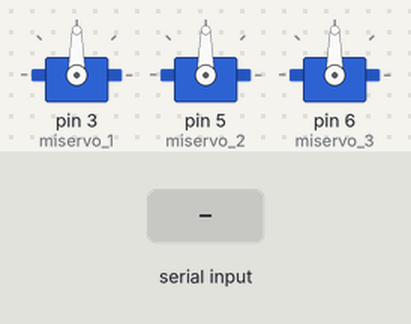
Simulated run of this sketch. Board: Arduino Uno, built with avr-gcc and run on an emulated ATmega328P. Parts: 3 × servo. The inputs (shaded band) are chosen by the test bench. What the sketch prints to the serial monitor is not drawn.

Above: at 1.2 s.
1.3 s: "2" received over Serial
At 2.9 s:
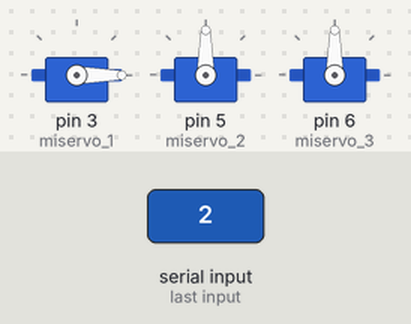
3.7 s: "3" received over Serial
6.7 s: "1" received over Serial
At 7.4 s:
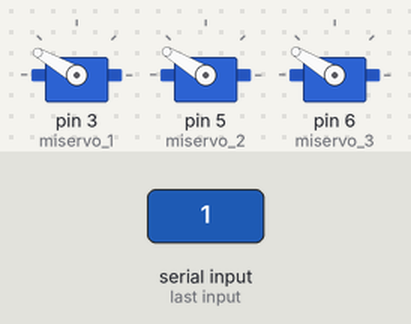
8.2 s: "4" received over Serial
At 12.0 s:
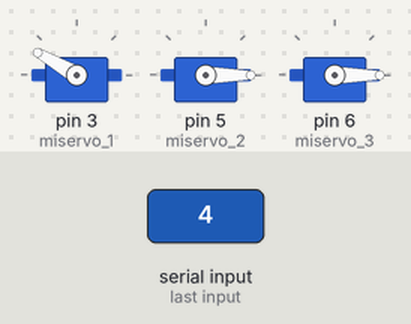
Timing chart, 0 to 12.2 s (numbered marks = the images above; inputs shaded):
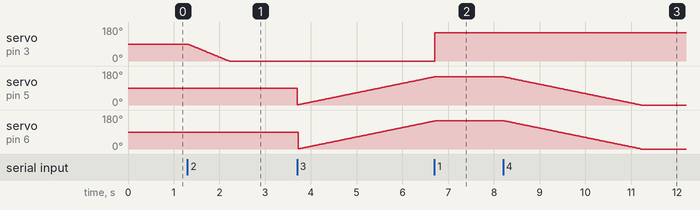

Measured:
- after the input at 1.3 s, servo on pin 3 (miservo_1): moves from 90° to 0° over 0.91 s, starting at once
- after the input at 6.7 s, servo on pin 3 (miservo_1): 0° → 150° at once; servo on pin 5 (miservo_2): stays 149° (without the input it goes to 150° after 0.01 s); servo on pin 6 (miservo_3): goes on until 6.7 s, then stays 149°
- after the input at 8.2 s, servo on pin 5 (miservo_2), servo on pin 6 (miservo_3): moves from 149° to 0° over 3.0 s, starting at once

The sketch:

bluettoth_esclavo.ino
```cpp
#include <Servo.h>

Servo miservo_1; // servo 1 derecha izquierda
Servo miservo_2; //Servo 2 y 3 hacen lo msimo por que es para estabilizacion
Servo miservo_3;//servo 2 y 3 arriab y abajo

int grados = 90;
int state = 0;

void derecha();
void arriba();
void abajo();
void izquierda();

void setup() {

  Serial.begin(9600);

  miservo_1.attach(3,750,1800); // EL 2 ES EL PIN DONDE ESTA CONECTADO EL 750 ES EL 0 Y EL 1800 POR LOS 180°
  miservo_1.write(grados);

  miservo_2.attach(5,750,1800); // EL 2 ES EL PIN DONDE ESTA CONECTADO EL 750 ES EL 0 Y EL 1800 POR LOS 180°
  miservo_2.write(grados);

  miservo_3.attach(6,750,1800); // EL 2 ES EL PIN DONDE ESTA CONECTADO EL 750 ES EL 0 Y EL 1800 POR LOS 180°
  miservo_3.write(grados);

}

void loop() {

  if(Serial.available() > 0){

    state = Serial.read();
    Serial.write(state);
  }

  if(state == '1'){

    grados++;

    if(grados >= 180){ // Protege el sero de no sobreexigirlos

      grados = 180;
  }
   miservo_1.write(grados);
  delay(10);
  state = 0;
}

  if(state == '2'){

    grados--;
    if(grados <= 0){ //Protege el servo

      grados = 0;
  }
  miservo_1.write(grados);
  delay(10);
}
  if(state == '3'){

    grados++;

    if(grados >= 180){ // Protege el sero de no sobreexigirlos

      grados = 180;
    }
  miservo_2.write(grados);
  delay(10);

  miservo_3.write(grados);
  delay(10);
}
  if(state == '4'){

    grados--;
    if(grados <= 0){ //Protege el servo

      grados = 0;
    }
  miservo_2.write(grados);
  delay(10);

  miservo_3.write(grados);
  delay(10);
}
  }
```
